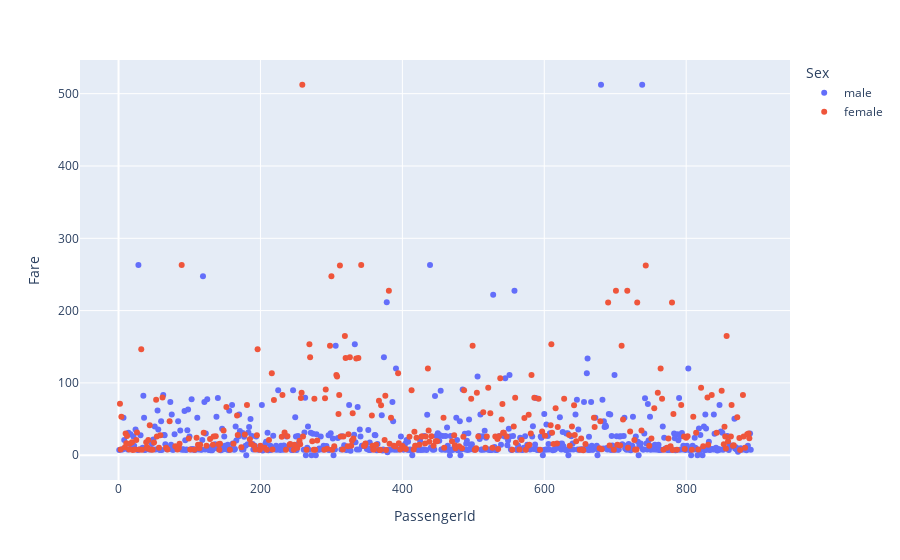

Notebook code cell kept with this figure:
### Markdown cell above
## 6. Using a scatter plot, plot the ages to the fare paid by the each passenger based on their gender.

### Code cell
fig = px.scatter(passengers, x = 'PassengerId', y = 'Fare', color = 
    'Sex')
fig.show()

### Figure 1 — Plotly figure (JSON) as saved in the notebook; plotly's stock layout.template omitted (floating-point values rounded to 4 significant figures; data arrays with more than 128 entries replaced by an {"elided": "..."} marker saying what was removed)
{"data": [{"hovertemplate": "Sex=male<br>PassengerId=%{x}<br>Fare=%{y}<extra></extra>", "legendgroup": "male", "marker": {"color": "#636efa", "symbol": "circle"}, "mode": "markers", "name": "male", "orientation": "v", "showlegend": true, "type": "scatter", "x": {"elided": "577 int values"}, "xaxis": "x", "y": {"elided": "577 float values"}, "yaxis": "y"}, {"hovertemplate": "Sex=female<br>PassengerId=%{x}<br>Fare=%{y}<extra></extra>", "legendgroup": "female", "marker": {"color": "#EF553B", "symbol": "circle"}, "mode": "markers", "name": "female", "orientation": "v", "showlegend": true, "type": "scatter", "x": {"elided": "314 int values"}, "xaxis": "x", "y": {"elided": "314 float values"}, "yaxis": "y"}], "layout": {"legend": {"title": {"text": "Sex"}, "tracegroupgap": 0}, "margin": {"t": 60}, "xaxis": {"anchor": "y", "domain": [0, 1], "title": {"text": "PassengerId"}}, "yaxis": {"anchor": "x", "domain": [0, 1], "title": {"text": "Fare"}}}}
